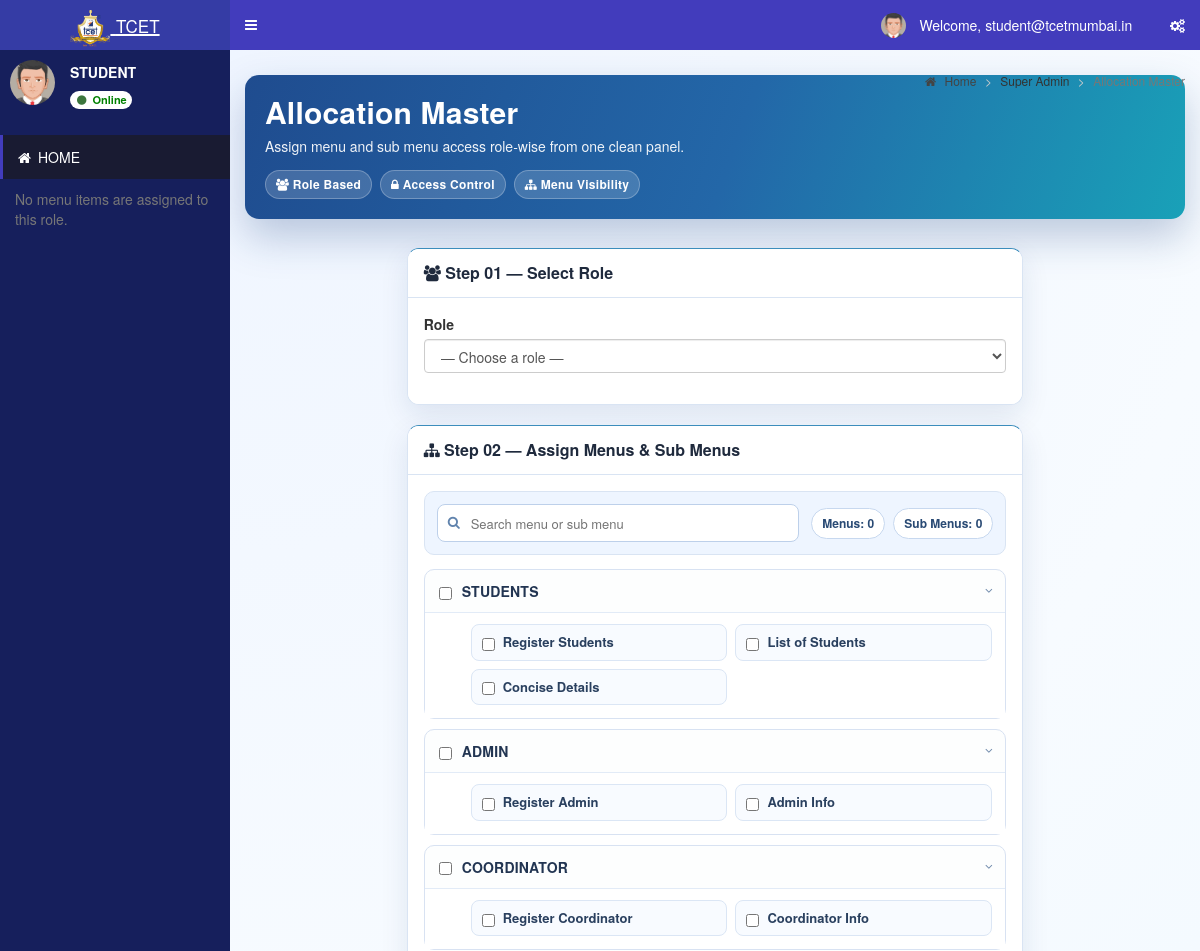
The app's page /admin/allocation_master.php (signed in, upper part), older data.
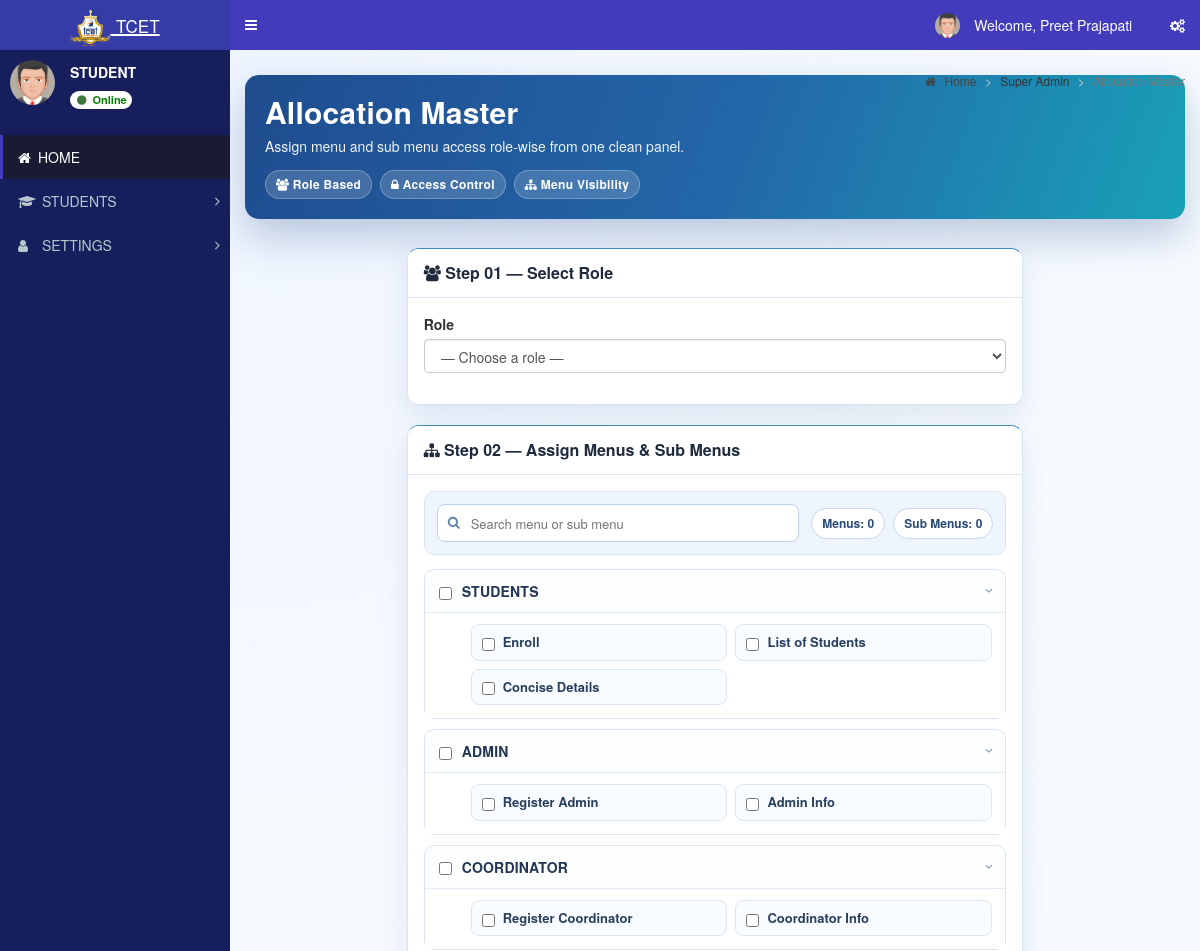
The same page, newer data.
### tables this page shows
CREATE TABLE `st_login` (
  `login_id` int(11) NOT NULL,
  `username` varchar(200) NOT NULL,
  `password` varchar(255) NOT NULL,
  `role_id` int(11) NOT NULL,
  `user_id` int(11) NOT NULL,
  `created_at` timestamp NOT NULL DEFAULT current_timestamp()
);

CREATE TABLE `st_menu_master` (
  `menu_id` int(11) NOT NULL,
  `menu_name` varchar(100) NOT NULL,
  `menu_icon` varchar(100) NOT NULL DEFAULT 'fa fa-folder'
);

CREATE TABLE `st_sub_menu_master` (
  `sub_menu_id` int(11) NOT NULL,
  `menu_id` int(11) NOT NULL,
  `sort_order` int(11) NOT NULL DEFAULT 0,
  `sub_menu_name` varchar(100) NOT NULL,
  `sub_menu_icon` varchar(100) NOT NULL DEFAULT 'fa fa-angle-double-right',
  `sub_menu_route` varchar(255) NOT NULL DEFAULT '#'
);

CREATE TABLE `st_user_master` (
  `user_id` int(11) NOT NULL,
  `user_name` varchar(150) NOT NULL,
  `email_id` varchar(200) NOT NULL,
  `phone_number` varchar(15) DEFAULT NULL,
  `department_id` int(11) NOT NULL,
  `role_id` int(11) NOT NULL,
  `student_id` int(11) NOT NULL
);

### database/db_connect.php (called while the page is built, shortened)
<?php
class DBController
{
    public $host = "localhost";
    public $user = "root";
    public $password = "";
    public $database = "tcet_st";
   public $conn;
    function __construct()
    {
        $this->conn = $this->connectDB();
    }
    function connectDB()
    {
      $conn = @mysqli_connect($this->host,$this->user,$this->password,$this->database);
      return $conn;
    }
    function runQuery($query) {
        $result = mysqli_query($this->conn,$query);
        while($row=mysqli_fetch_assoc($result)) {
            $resultset[] = $row;
        }
        if(!empty($resultset))
            return $resultset;
    }
}
?>

### admin/allocation_master.php (the view, shortened to what the changed rows need)
<?php
include_once("../database/db_connect.php");
$db = new DBController();
function resolve_system_menu_id($db)
{
  $menuSql = "SELECT menu_id, menu_name FROM st_menu_master WHERE LOWER(TRIM(menu_name)) IN ('settings', 'admin') ORDER BY CASE WHEN LOWER(TRIM(menu_name)) = 'settings' THEN 0 ELSE 1 END, menu_id ASC LIMIT 1";
  $menuRows = $db->runQuery($menuSql) ?? array();
  if (!empty($menuRows) && isset($menuRows[0]['menu_id'])) {
    return (int) $menuRows[0]['menu_id'];
  }
  return 0;
}
function ensure_system_setting_submenus($db, $systemMenuId)
{
  $systemMenuId = (int) $systemMenuId;
  $settingRows = $db->runQuery("SELECT sub_menu_id FROM st_sub_menu_master WHERE menu_id = {$systemMenuId} ORDER BY sort_order ASC, sub_menu_id ASC") ?? array();
}
$systemMenuId = resolve_system_menu_id($db);
ensure_system_setting_submenus($db, $systemMenuId);
include "header/header.php";
require_once '../database/db_connect.php';
$roles_raw = $db->runQuery("SELECT role_id, role_name FROM st_role_master") ?? [];
$all_menus = $db->runQuery("SELECT * FROM st_menu_master ORDER BY menu_id") ?? [];
$all_subs  = [];
$subs_raw  = $db->runQuery("SELECT * FROM st_sub_menu_master ORDER BY menu_id, sub_menu_id") ?? [];
foreach ($subs_raw as $sub) {
    $all_subs[$sub['menu_id']][] = $sub;
}
?>
  <div class="content-wrapper">
    <section class="content-header">
      <div class="alloc-page-head">
        <h1>Allocation Master</h1>
      </div>
    </section>
    <section class="content">
      <form method="POST" action="">
        <div class="row">
          <div class="col-md-8 col-md-offset-2">
            <div class="box box-primary alloc-panel" id="menu-container">
              <div class="box-body">
                <ul class="menu-tree">
                  <?php foreach ($all_menus as $menu): ?>
                    <?php $mid = $menu['menu_id']; ?>
                    <li class="tree-item" id="tree_item_<?= $mid ?>" data-menu-name="<?= htmlspecialchars(strtolower($menu['menu_name'])) ?>">
                      <div class="tree-header">
                        <input type="checkbox"
                               class="main-check flat-blue"
                               name="menu_ids[]"
                               value="<?= $mid ?>"
                               id="menu_<?= $mid ?>"/>
                        <label class="menu-label" for="menu_<?= $mid ?>">
                          <?= htmlspecialchars($menu['menu_name']) ?>
                        </label>
                        <?php if (!empty($all_subs[$mid])): ?>
                          <i class="fa fa-angle-right tree-toggle open" id="arrow_<?= $mid ?>"></i>
                        <?php endif; ?>
                      </div>
                      <?php if (!empty($all_subs[$mid])): ?>
                        <div class="sub-menu-grid open" id="sub_grid_<?= $mid ?>">
                          <?php foreach ($all_subs[$mid] as $sub): ?>
                            <div class="sub-item" id="sub_item_<?= $sub['sub_menu_id'] ?>">
                              <input type="checkbox"
                                     class="sub-check flat-blue"
                                     name="sub_menu_ids[]"
                                     value="<?= $sub['sub_menu_id'] ?>"
                                     data-menu="<?= $mid ?>"
                                     id="sub_<?= $sub['sub_menu_id'] ?>"/>
                              <label for="sub_<?= $sub['sub_menu_id'] ?>" class="alloc-sub-label" data-sub-name="<?= htmlspecialchars(strtolower($sub['sub_menu_name'])) ?>">
                                <?= htmlspecialchars($sub['sub_menu_name']) ?>
                              </label>
                            </div>
                          <?php endforeach; ?>
                        </div>
                      <?php endif; ?>
                    </li>
                  <?php endforeach; ?>
                </ul>
              </div>
            </div>
          </div>
        </div>
      </form>
    </section>
  </div>
<?php include "header/footer.php" ?>

### admin/header/header.php (shortened to what the changed rows need)
<?php
include_once("../database/db_connect.php");
$db_handle = new DBController();
$sessionLoginId = intval($_SESSION['user_login_id'] ?? $_SESSION['user_session'] ?? 0);
$username = '';
$userid = 0;
$usertype = 0;
$sql = "SELECT * FROM st_login WHERE login_id='" . $sessionLoginId . "' LIMIT 1";
$result = mysqli_query($db_handle->conn, $sql);
if ($result && $result->num_rows > 0) {
	$row = $result->fetch_assoc();
	$username = $row['username'];
	$userid = intval($row['user_id']);
	$usertype = intval($row['role_id']);
}
$name = $username;
$profileSql = "SELECT user_name FROM st_user_master WHERE user_id = $userid AND role_id = $usertype LIMIT 1";
$profileResult = mysqli_query($db_handle->conn, $profileSql);
if ($profileResult && ($profileRow = mysqli_fetch_assoc($profileResult))) {
	$profileName = trim((string)($profileRow['user_name'] ?? ''));
	if ($profileName !== '') {
		$name = $profileName;
	}
}
?>
<!DOCTYPE html>
<html>
<head>
	<link rel="stylesheet" href="bootstrap/css/bootstrap.min.css">
	<link rel="stylesheet" href="https://cdnjs.cloudflare.com/ajax/libs/font-awesome/4.5.0/css/font-awesome.min.css">
	<link rel="stylesheet" href="https://cdnjs.cloudflare.com/ajax/libs/ionicons/2.0.1/css/ionicons.min.css">
	<link rel="stylesheet" href="dist/css/AdminLTE.min.css">
	<link rel="stylesheet" href="dist/css/skins/_all-skins.min.css">
	<link rel="stylesheet" href="plugins/iCheck/flat/blue.css">
	<link rel="stylesheet" href="plugins/morris/morris.css">
	<link rel="stylesheet" href="plugins/jvectormap/jquery-jvectormap-1.2.2.css">
	<link rel="stylesheet" href="plugins/datepicker/datepicker3.css">
	<link rel="stylesheet" href="plugins/daterangepicker/daterangepicker.css">
	<link rel="stylesheet" href="plugins/bootstrap-wysihtml5/bootstrap3-wysihtml5.min.css">
</head>
<body class="hold-transition skin-blue sidebar-mini">
	<div class="wrapper">
		<header class="main-header">
			<nav class="navbar navbar-static-top">
				<div class="navbar-custom-menu">
					<ul class="nav navbar-nav">
						<li class="dropdown user user-menu">
							<a href="#" class="dropdown-toggle" data-toggle="dropdown">
								<img src="dist/img/user2-160x160.jpg" class="user-image" alt="User Image">
								<span class="hidden-xs">&nbsp;Welcome, <?php echo $name; ?> &nbsp;</span>
							</a>
						</li>
					</ul>
				</div>
			</nav>
		</header>
		<aside class="main-sidebar">
			<section class="sidebar">
				<div class="user-panel">
					<div class="pull-left image">
					</div>
					<div class="pull-left info">
					</div>
				</div>
				<br />
				<?php include "side_menu.php"; ?>
		</aside>

### admin/header/side_menu.php (shortened to what the changed rows need)
<?php
function sidebar_has_column($conn, $table, $column)
{
	$escapedColumn = mysqli_real_escape_string($conn, $column);
	$result = mysqli_query($conn, "SHOW COLUMNS FROM $table LIKE '$escapedColumn'");
	$exists = ($result && mysqli_num_rows($result) > 0);
	return $exists;
}
$menuHasIconColumn = sidebar_has_column($db_handle->conn, 'st_menu_master', 'menu_icon');
$subMenuHasIconColumn = sidebar_has_column($db_handle->conn, 'st_sub_menu_master', 'sub_menu_icon');
$subMenuHasRouteColumn = sidebar_has_column($db_handle->conn, 'st_sub_menu_master', 'sub_menu_route');
$menuTree = array();
$menuIconSelect = $menuHasIconColumn
	? "COALESCE(NULLIF(TRIM(m.menu_icon), ''), 'fa fa-folder') AS menu_icon"
	: "'fa fa-folder' AS menu_icon";
$subMenuRouteSelect = $subMenuHasRouteColumn
	? "COALESCE(NULLIF(TRIM(sm.sub_menu_route), ''), '#') AS sub_menu_route"
	: "'#' AS sub_menu_route";
$subMenuIconSelect = $subMenuHasIconColumn
	? "COALESCE(NULLIF(TRIM(sm.sub_menu_icon), ''), 'fa fa-angle-double-right') AS sub_menu_icon"
	: "'fa fa-angle-double-right' AS sub_menu_icon";
$menuSql = "SELECT m.menu_id, m.menu_name, $menuIconSelect
			FROM st_menu_master m
			WHERE (
				EXISTS (
					SELECT 1
					FROM st_menu_allocation_master mar
					WHERE mar.menu_id = m.menu_id
					  AND mar.role_id = ?
					  AND mar.sub_menu_id IS NULL
				)
				OR EXISTS (
					SELECT 1
					FROM st_menu_allocation_master maa
					WHERE maa.menu_id = m.menu_id
					  AND maa.role_id = ?
					  AND maa.sub_menu_id IS NOT NULL
				)
			)
			ORDER BY m.menu_id";
$menuStmt = mysqli_prepare($db_handle->conn, $menuSql);
if ($menuStmt) {
	mysqli_stmt_bind_param($menuStmt, 'ii', $usertype, $usertype);
	mysqli_stmt_execute($menuStmt);
	$menuResult = mysqli_stmt_get_result($menuStmt);
	while ($menuRow = mysqli_fetch_assoc($menuResult)) {
		$menuId = (int) $menuRow['menu_id'];
		$menuTree[$menuId] = array(
			'menu_name' => $menuRow['menu_name'],
			'menu_icon' => $menuRow['menu_icon'],
			'submenus' => array()
		);
		$subSql = "SELECT sm.sub_menu_id, sm.sub_menu_name, $subMenuRouteSelect, $subMenuIconSelect
				   FROM st_sub_menu_master sm
				   WHERE sm.menu_id = ?
				   AND (
					   EXISTS (
						   SELECT 1
						   FROM st_menu_allocation_master mar
						   WHERE mar.sub_menu_id = sm.sub_menu_id
							 AND mar.role_id = ?
					   )
				   )
				   ORDER BY sm.sort_order ASC, sm.sub_menu_id ASC";
		$subStmt = mysqli_prepare($db_handle->conn, $subSql);
		if ($subStmt) {
			mysqli_stmt_bind_param($subStmt, 'ii', $menuId, $usertype);
			mysqli_stmt_execute($subStmt);
			$subResult = mysqli_stmt_get_result($subStmt);
			while ($subRow = mysqli_fetch_assoc($subResult)) {
				$menuTree[$menuId]['submenus'][] = $subRow;
			}
		}
	}
}
?>
<ul class="sidebar-menu" id="sidebar-dynamic-menu">
<li class="active"><a href="index.php"><i class="fa fa-home"></i>HOME</a></li>
<?php foreach ($menuTree as $menuId => $menuData) {
	$menuName = trim((string) $menuData['menu_name']);
	$menuIcon = trim((string) $menuData['menu_icon']);
?>
<li class="treeview" data-menu-id="<?php echo $menuId; ?>" id="sidebar-menu-<?php echo $menuId; ?>">
<a href="#">
<i class="<?php echo htmlspecialchars($menuIcon); ?>" aria-hidden="true"></i> <span><?php echo strtoupper(htmlspecialchars($menuName)); ?></span>
<span class="pull-right-container">
<i class="fa fa-angle-right pull-right"></i>
</span>
</a>
</li>
<?php } ?>
</ul>
<?php if (empty($menuTree)) { ?>
<div class="text-muted" style="padding: 10px 15px;">No menu items are assigned to this role.</div>
<?php } ?>
</section>

Row changes from the older to the newer data that the page shows:
no longer on this page (row unchanged): st_login: username "student@tcetmumbai.in"
added st_user_master: user_name "Preet Prajapati"
now on one of the page's lists (row unchanged): st_menu_master: menu_name "STUDENTS"
now on this page (row unchanged): st_menu_master: menu_name "SETTINGS"
changed st_sub_menu_master: sub_menu_name "Register Students" → "Enroll"
Text that changed along with them:
text no longer shown: "No menu items are assigned to this role."
